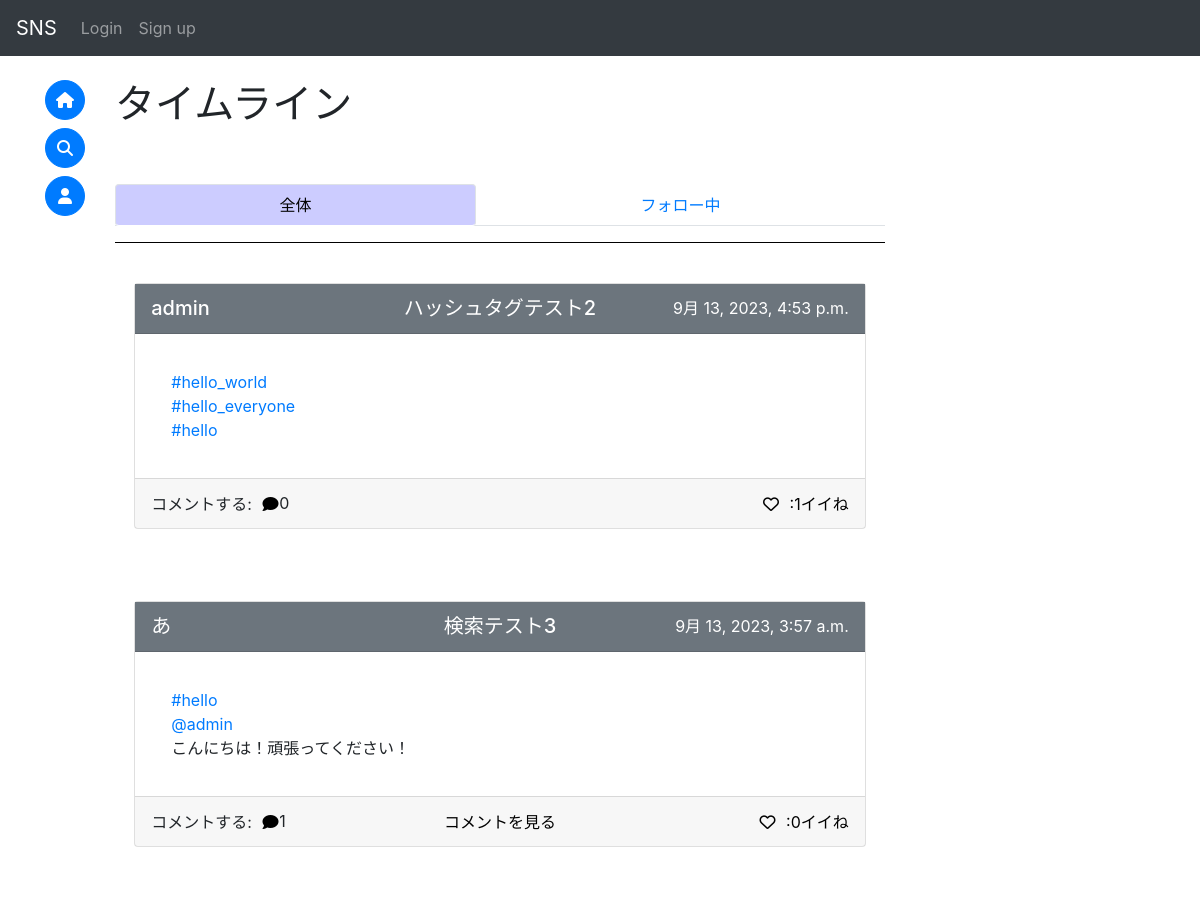
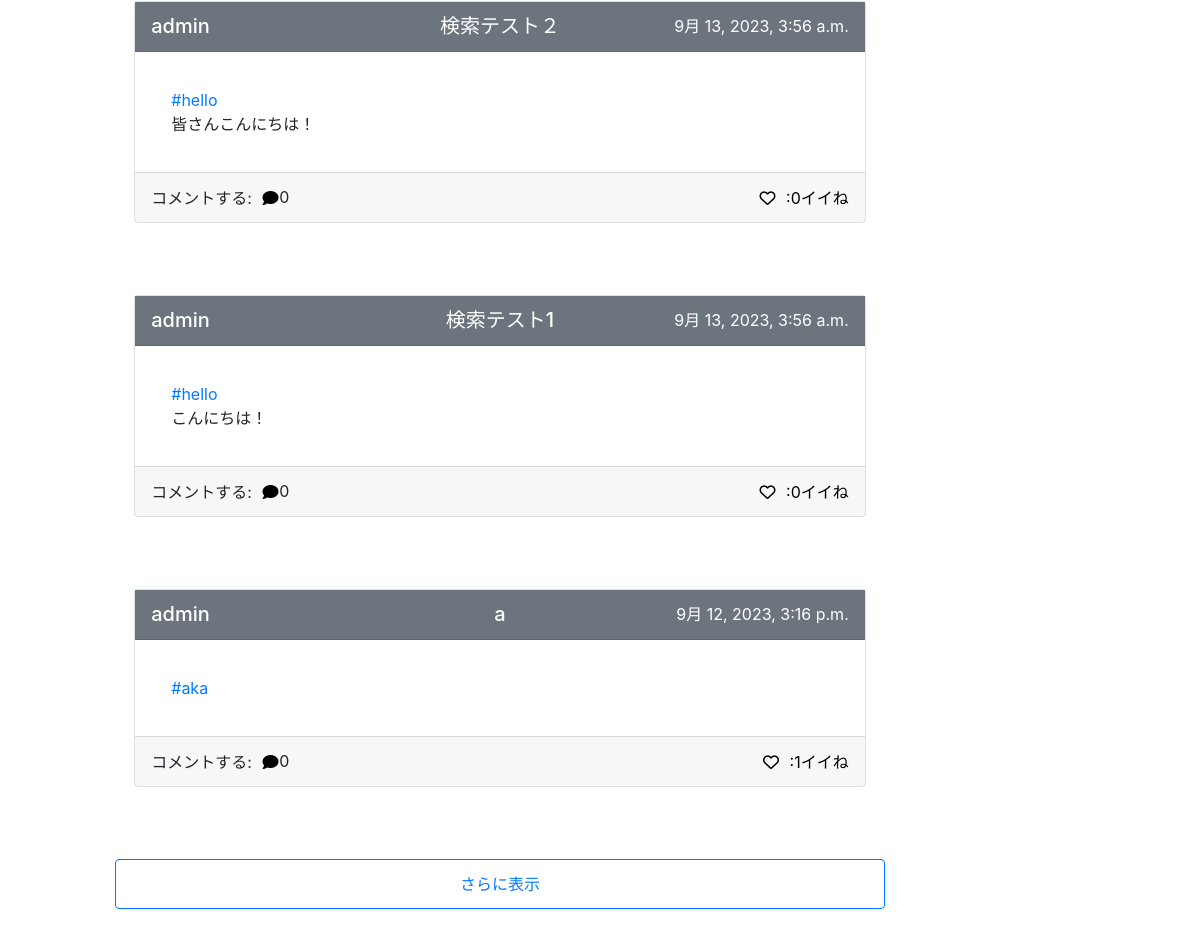
Page /sns/ on the earlier database version (2 pictures, top to bottom).
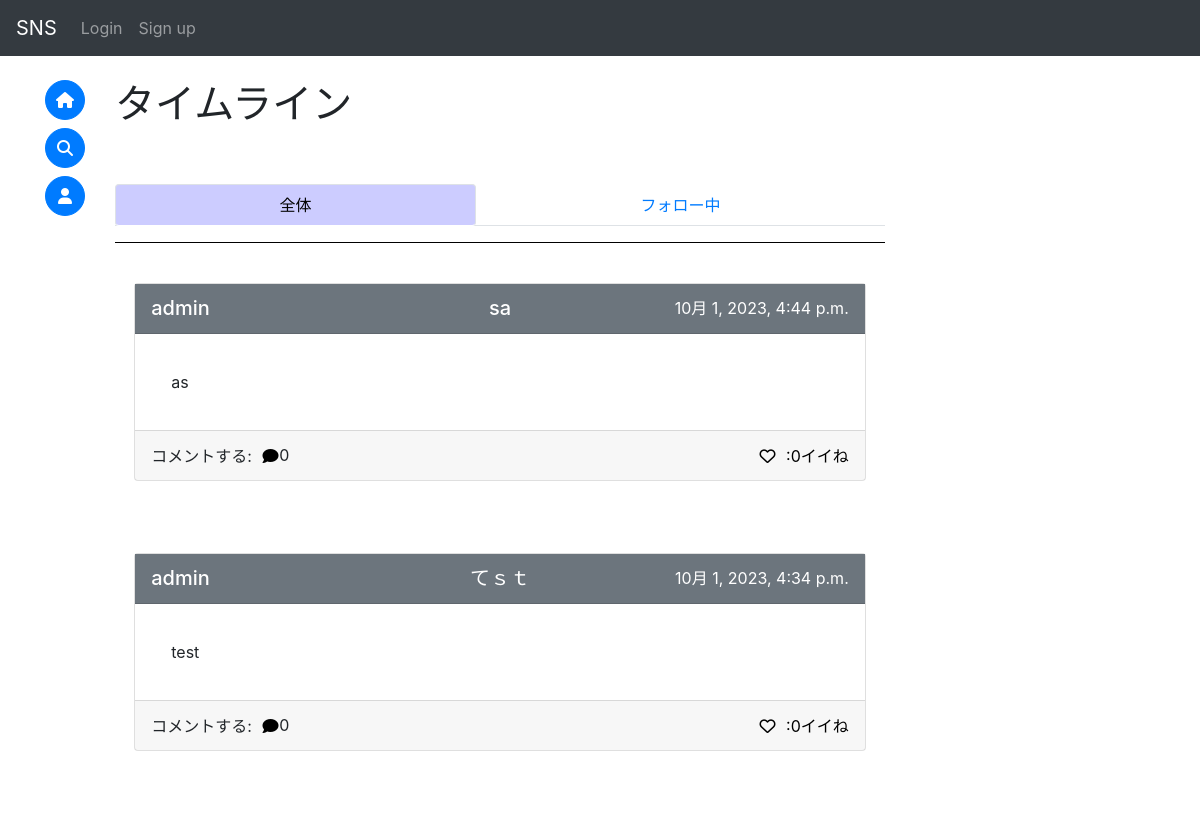
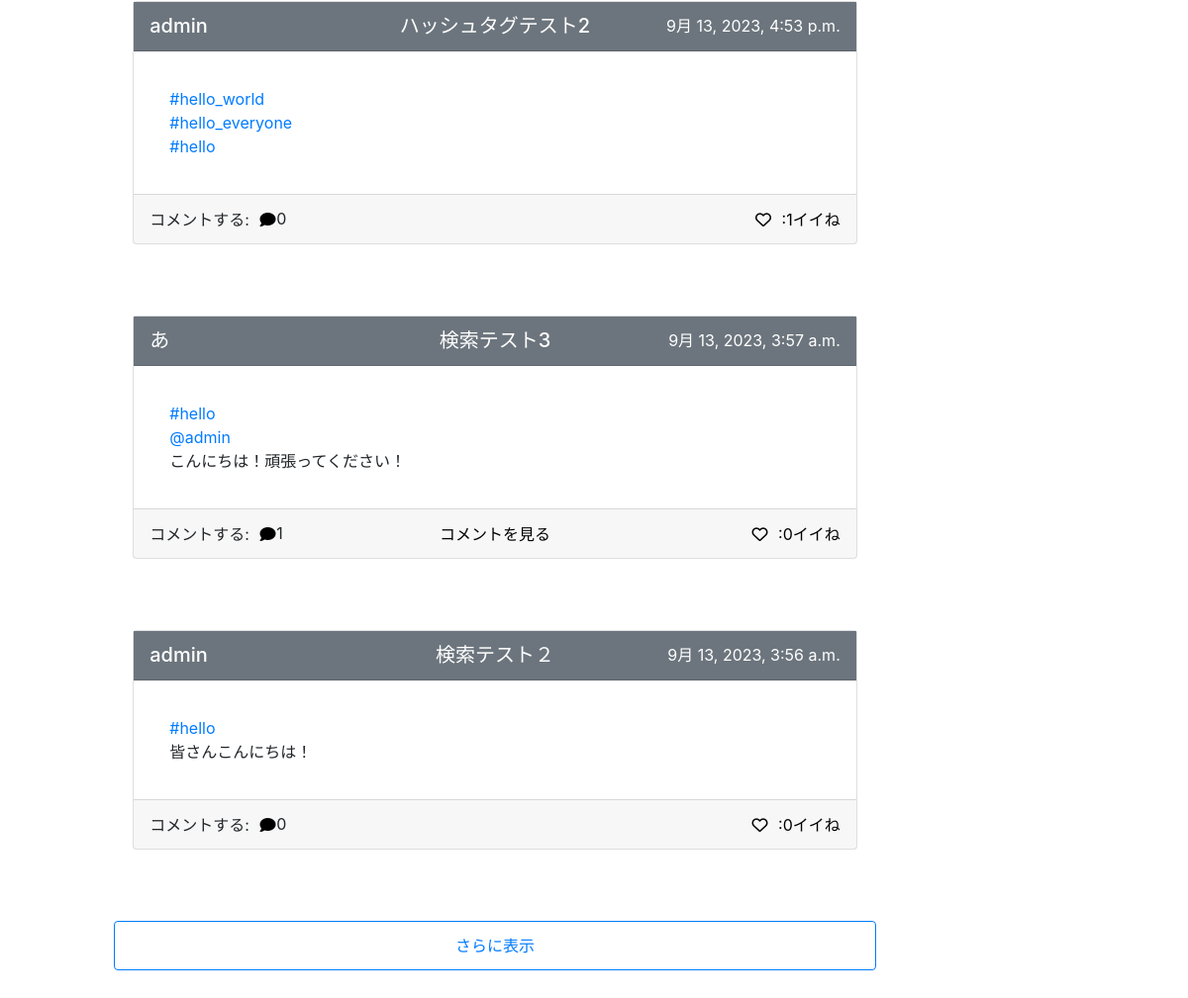
Same page on the later database version (2 pictures, top to bottom).
### sns/models.py (models this page shows, shortened)
class Post(models.Model):
    id = models.UUIDField(primary_key=True, default=uuid.uuid4, editable=False)
    title = models.CharField(max_length=50, null=True)
    detail = models.TextField(max_length=255)
    author = models.ForeignKey(
        get_user_model(),
        on_delete=models.CASCADE,
        related_name="author"
    )
    created_at = models.DateTimeField(auto_now_add=True)
    good_num = models.IntegerField(default=0)
    mode = models.IntegerField(default=0)#0:通常の投稿 1:コメント
    parent_post = models.ForeignKey(
        "Post",
        on_delete=models.CASCADE,
        null=True,
        blank=True,
    )
    mention = models.ManyToManyField(
        get_user_model(),
        related_name="mention",
        blank=True
    )

### accounts/models.py (models this page shows, shortened)
class CustomUser(AbstractBaseUser, PermissionsMixin):
    id = models.UUIDField(primary_key=True, default=uuid.uuid4, editable=False)
    email = models.EmailField(_("email address"), unique=True, null=True)
    is_staff = models.BooleanField(
        _("staff status"),
        default=False,
        help_text=_("Designates whether the user can log into this admin site."),
    )
    username = models.CharField(_("username"), max_length=50)
    usertag = models.CharField(_("usertag"), max_length=16, unique=True, null=True)
    created_at = models.DateTimeField(auto_now_add=True)
    is_active = models.BooleanField(default=True)
    objects = CustomUserManager()
    EMAIL_FIELD = "email"
    USERNAME_FIELD = "email"
    REQUIRED_FIELDS = ["username", "usertag"]
    class Meta:
        verbose_name = _("user")
        verbose_name_plural = _("users")
    def __str__(self):
        return self.username

### sns/views.py (the view, shortened to what this page needs)
# urls.py: path("", views.IndexView.as_view(), name="index"),
class IndexView(generic.ListView):
    count = Post.objects.filter(mode=0).count()
    show_num = 5
    if count-show_num < 0:
        queryset = Post.objects.filter(mode=0)
    else :
        queryset = Post.objects.filter(mode=0)[count-show_num:]
    def get_context_data(self, *args, **kwargs: Any):
        context = super().get_context_data(*args, **kwargs)
        if self.count - self.show_num < 0:
            post = Post.objects.filter(mode=0)
        else:
            post = Post.objects.filter(mode=0)[self.count-self.show_num:]
        context["order"] = 1
        context["last"] = 0
        lib.list_comment(context, post)
        if self.request.user.is_anonymous:
            return context

### mysns/lib.py (called while the page is built)
def comment_num_count(now, com_num, count=0):
    ans = 0
    for n in now.post_set.all():
        ans += comment_num_count(n, com_num, count)
    com_num[now.id] = ans
    return ans + 1

def list_comment(context, post):
    comment_num = {} #各投稿に対するコメント数
    top_comment = {} #各投稿に対するコメント
    for p in post:
        comment_num_count(p, comment_num)
        try:
            top_comment[p.id] = p.post_set.all()
        except Exception:
            top_comment[p.id] = []
    context["comment_num"] = comment_num
    context["top_comment"] = top_comment

### sns/templatetags/custom_filter.py (called while the page is built)
@register.filter
def get_value(d, k):
    if k in d:
        return d[k]
    return None

### sns/templates/sns/post_list.html (shortened to what this page needs)
{% extends 'base.html' %}
{% block content %}
{% load custom_filter %}
<h1>タイムライン</h1><br>
<div class="row-1" style="position: sticky;top: 55px;z-index:2;background-color:#fff;">
    <br>
    <ul class="nav nav-tabs nav-fill nav-pills" role="tablist">
        <li class="nav-item tab-hov">
            <a class="nav-link active" id="item1-tab" data-toggle="tab" href="#item1" role="tab" aria-controls="item1" aria-selected="true">全体</a>
        </li>
        <li class="nav-item tab-hov">
            <a class="nav-link" id="item2-tab" data-toggle="tab" href="#item2" role="tab" aria-controls="item2" aria-selected="false">フォロー中</a>
        </li>
    </ul>
    <hr size="10" width="100%" color="black">
    <br>
</div>
<div class="tab-content">
    {% include 'sns/additional_post_list.html' %}
</div>
<br>
<br>
<br>
{% endblock %}

### templates/post_card_include.html (shortened to what this page needs)
{% load custom_filter %}
<div class="card w-150px mx-auto clearfix" style="position:relative;">
    <a href="{% url 'sns:post' postcard.pk %}" style="position:absolute;inset:0;">
        <div class="card-header bg-secondary h-50px clearfix" style="display:flex; justify-content:center;postition:relative;">
            <h5 style="position:absolute; left:1rem;">
                <a href="{% url 'accounts:user' postcard.author.id %}" class="on-a title-link">
                    {{ postcard.author }}
                </a>
            </h5>
            <h5 style="text-align:center; display:table-cell;">
                <a href="{% url 'sns:post' postcard.id %}" class="on-a title-link">
                    {% if postcard.mode != 1 %}
                        {{ postcard.title | truncatechars:20 }}
                    {% endif %}
                </a>
            </h5>
            <p style="position:absolute; right:1rem; color:white">
                {{ postcard.created_at }}
            </p>
        </div>
        <div class="card-body detail clearfix">
            <p class="card-text">
                <div class="on-a">
                    {{ postcard|mention|linebreaks }}
                </div>
            </p>
        </div>
        <div class="card-footer h-50px text-right clearfix" style="display:flex;justify-content:center;postition:relative;">
            <div style="display:inline">
                <p style="position:absolute;left:1rem;">
                    コメントする:
                    <button onClick="clearText('{{ postcard.id }}')" class="good on-a">
                        <i class="fa-solid fa-comment"></i>
                    </button>
                    <div id="comment_num_{{ postcard.id }}" style="position:absolute;left:9rem;">
                        {{ comment_num|get_value:postcard.id }}
                    </div>
                </p>
            </div>
            <div>
            {% with num=comment_num|get_value:postcard.id %}
            {% if num > 0 %}
                <button onClick="openComment('{{ postcard.id }}_{{ good_mode }}')" class="good on-a">
                    コメントを見る
                </button>
            {% endif %}
            {% endwith %}
            </div>
            <div style="position:absolute;right:1rem;">
                {% if user.is_anonymous %}
                    <button onClick="location.href='{% url 'sns:good' postcard.id 1 %}'" class="good on-a">
                        <i class="fa-regular fa-heart"></i>
                    </button>
                {% endif %}
                <a href="{% url 'sns:good_user' postcard.id %}" class="notlink on-a">
                    <div id="num_{{ postcard.id }}_{{ good_mode }}" style="display:inline;size:4;">:{{ postcard.good_num }}イイね</div>
                </a>
            </div>
        </div>
    </a>
</div>

Differences in the rows shown:
no longer on this page (row unchanged): Post: author "admin", title "検索テスト1", created_at "9月 13, 2023, 3:56 a.m.", detail.usertag "#hello こんにちは！", id "0", good_num "0"
no longer on this page (row unchanged): Post: author "admin", title "a", created_at "9月 12, 2023, 3:16 p.m.", detail.usertag "#aka", id "0", good_num "1"
added Post: author "admin", title "sa", created_at "10月 1, 2023, 4:44 p.m.", detail.usertag "as", id "0", good_num "0"
added Post: author "admin", title "てｓｔ", created_at "10月 1, 2023, 4:34 p.m.", detail.usertag "test", id "0", good_num "0"
